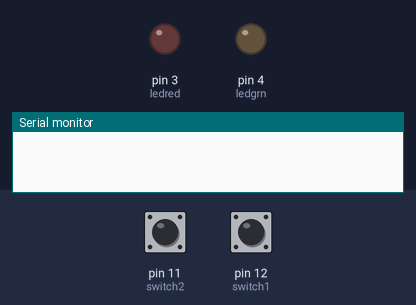
The sketch below on a simulated Arduino Uno, built with avr-gcc and run on an emulated ATmega328P. Shown: output pins drawn as LEDs (lit = HIGH), the last lines printed to the serial monitor. The inputs (shaded band) are chosen by the test bench; at power-on: pin 11 (switch2) HIGH, pin 12 (switch1) HIGH.

Above: at 1.2 s.
1.3 s: pin 11 (switch2) pulled LOW for 0.15 s
At 1.4 s:
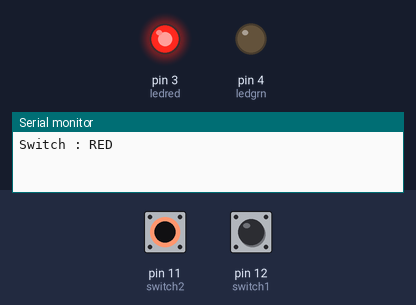
3.0 s: pin 12 (switch1) pulled LOW for 0.15 s
At 3.1 s:
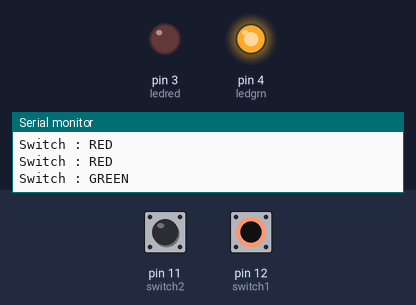
4.7 s: pin 12 (switch1) pulled LOW for 3.2 s
At 9.1 s:
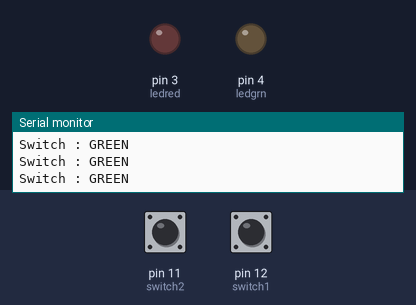
9.4 s: pin 11 (switch2) pulled LOW for 3.2 s
At 10.4 s:
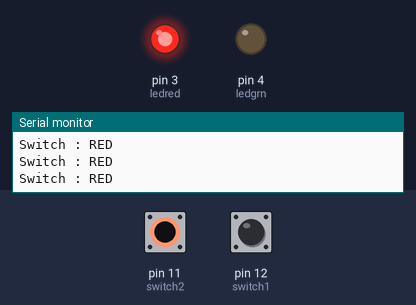
14.1 s: pin 11 (switch2) driven LOW and pin 12 (switch1) driven LOW
At 15.4 s:
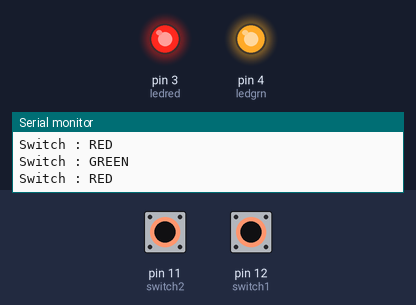
Timing chart, 0 to 16.6 s (numbered marks = the images above; inputs shaded):
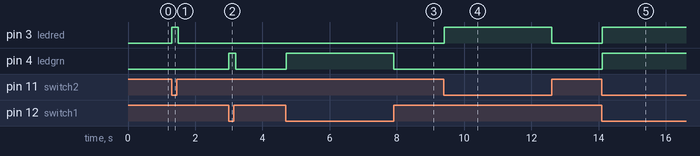

Measured:
- after the input at 1.3 s, pin 3 (ledred): LOW → HIGH at once, → LOW 0.20 s later
- after the input at 3.0 s, pin 4 (ledgrn): LOW → HIGH at once, → LOW 0.20 s later
- after the input at 4.7 s, pin 4 (ledgrn): LOW → HIGH at once, → LOW 3.2 s later
- after the input at 9.4 s, pin 3 (ledred): LOW → HIGH at once, → LOW 3.2 s later
- after the input at 14.1 s, pin 3 (ledred), pin 4 (ledgrn): LOW → HIGH at once

The sketch:

03_switch_02.ino
```cpp
int switch1 = 12;
int switch2 = 11;
int ledgrn = 4;
int ledred = 3;

void setup(){
  Serial.begin(9600);
  pinMode(switch1, INPUT_PULLUP);
  pinMode(switch2, INPUT_PULLUP);
  pinMode(ledgrn, OUTPUT);
  pinMode(ledred, OUTPUT);
}
void loop(){
  int SW1 = digitalRead(switch1);
  int SW2 = digitalRead(switch2);

  digitalWrite(ledgrn, LOW);
  digitalWrite(ledred, LOW);

  if(SW1 == LOW){
    Serial.println("Switch : GREEN");
    digitalWrite(ledgrn, HIGH);
  }
  if(SW2 == LOW){
    Serial.println("Switch : RED");
    digitalWrite(ledred, HIGH);
  }
  delay(100);
}
```
